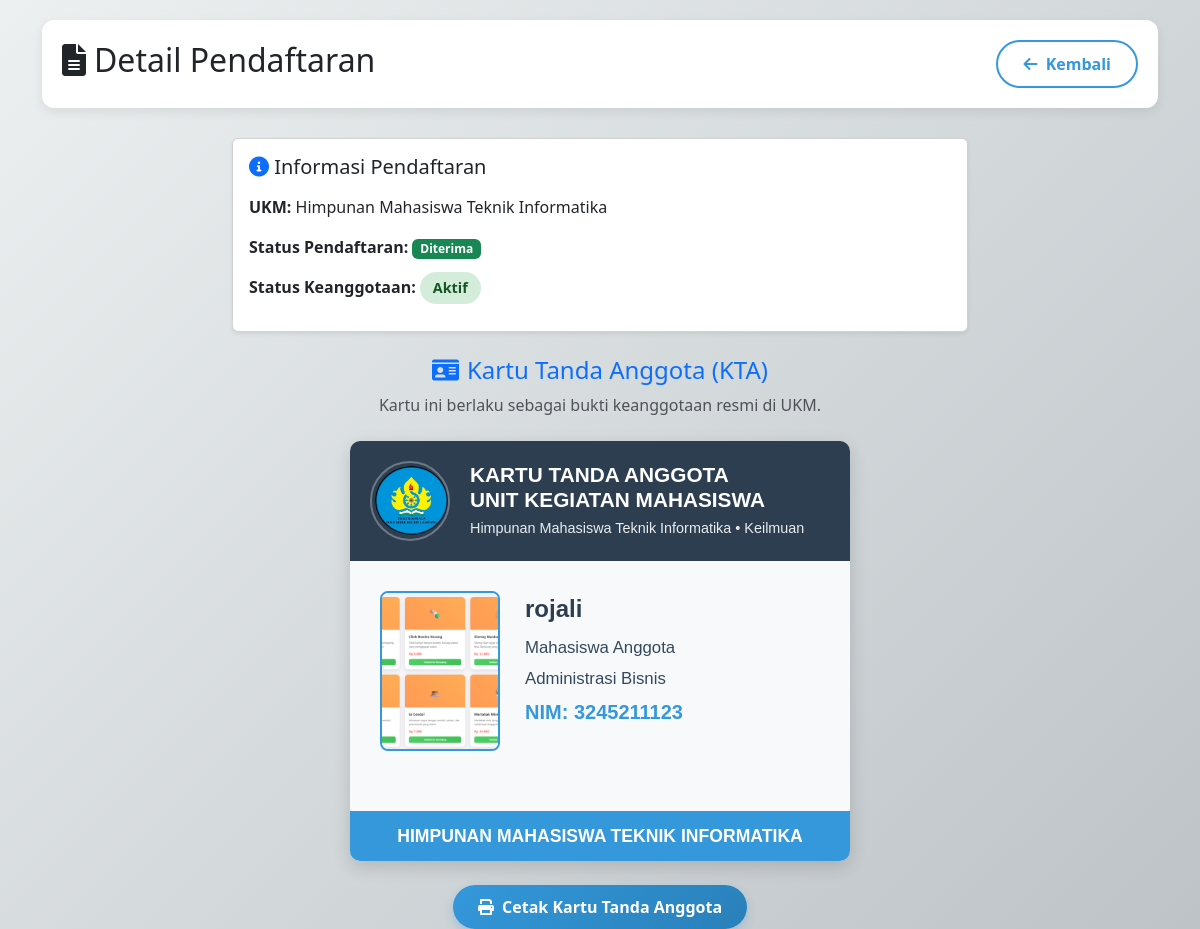
/mahasiswa/detail_pendaftaran.php?id=1 (signed in), run on the app's committed database.
### tables this page shows
CREATE TABLE `pendaftaran` (
  `id` int(11) NOT NULL,
  `mahasiswa_id` int(11) DEFAULT NULL,
  `ukm_id` int(11) DEFAULT NULL,
  `tanggal_daftar` timestamp NOT NULL DEFAULT current_timestamp(),
  `alasan_bergabung` text DEFAULT NULL,
  `pengalaman_organisasi` text DEFAULT NULL,
  `status` enum('pending','diterima','ditolak') DEFAULT 'pending',
  `diproses_oleh` int(11) DEFAULT NULL,
  `tanggal_diproses` datetime DEFAULT NULL,
  `catatan_admin` text DEFAULT NULL,
  `created_at` timestamp NOT NULL DEFAULT current_timestamp(),
  `status_keanggotaan` enum('aktif','tidak_aktif','cuti','dikeluarkan') NOT NULL DEFAULT 'aktif',
  `kta_number` varchar(50) DEFAULT NULL
);

CREATE TABLE `ukm` (
  `id` int(11) NOT NULL,
  `nama_ukm` varchar(100) NOT NULL,
  `deskripsi` text DEFAULT NULL,
  `tahun_berdiri` date DEFAULT NULL,
  `kategori_id` int(11) DEFAULT NULL,
  `logo` varchar(255) DEFAULT NULL,
  `ketua_umum` varchar(100) DEFAULT NULL,
  `email` varchar(100) DEFAULT NULL,
  `no_telepon` varchar(20) DEFAULT NULL,
  `alamat_sekretariat` text DEFAULT NULL,
  `visi` text DEFAULT NULL,
  `misi` text DEFAULT NULL,
  `program_kerja` text DEFAULT NULL,
  `syarat_pendaftaran` text DEFAULT NULL,
  `status` enum('aktif','nonaktif') DEFAULT 'aktif',
  `max_anggota` int(11) DEFAULT 100,
  `biaya_pendaftaran` decimal(10,2) DEFAULT 0.00,
  `created_at` timestamp NOT NULL DEFAULT current_timestamp(),
  `updated_at` datetime DEFAULT NULL,
  `kontak` varchar(50) DEFAULT NULL,
  `admin_id` int(11) NOT NULL
);

CREATE TABLE `kategori_ukm` (
  `id` int(11) NOT NULL,
  `nama_kategori` varchar(100) NOT NULL,
  `deskripsi` text DEFAULT NULL,
  `created_at` timestamp NOT NULL DEFAULT current_timestamp()
);

CREATE TABLE `mahasiswa` (
  `id` int(11) NOT NULL,
  `nim` varchar(20) NOT NULL,
  `nama` varchar(100) NOT NULL,
  `email` varchar(100) NOT NULL,
  `no_telepon` varchar(20) DEFAULT NULL,
  `jurusan` varchar(100) DEFAULT NULL,
  `angkatan` year(4) DEFAULT NULL,
  `alamat` text DEFAULT NULL,
  `foto` varchar(255) DEFAULT NULL,
  `password` varchar(255) NOT NULL,
  `created_at` timestamp NOT NULL DEFAULT current_timestamp(),
  `status_akun` enum('aktif','nonaktif') DEFAULT 'aktif',
  `ukm_id` int(11) DEFAULT NULL,
  `status_ukm` enum('menunggu','diterima','ditolak') DEFAULT 'menunggu'
);

### mahasiswa/detail_pendaftaran.php (the view, shortened to what this page needs)
<?php
$database = new Database();
$db = $database->getConnection();
$mahasiswa_id = $_SESSION['user_id'];
$pendaftaran_id = $_GET['id'] ?? 0;
$stmt = $db->prepare("
    SELECT
        p.id, p.status, p.status_keanggotaan,
        m.nama AS nama_mahasiswa,
        m.nim,
        m.jurusan,
        m.foto AS foto_mahasiswa,
        u.nama_ukm,
        u.logo AS logo_ukm,
        k.nama_kategori
    FROM pendaftaran p
    JOIN mahasiswa m ON p.mahasiswa_id = m.id
    JOIN ukm u ON p.ukm_id = u.id
    LEFT JOIN kategori_ukm k ON u.kategori_id = k.id
    WHERE p.id = ? AND p.mahasiswa_id = ?
");
$stmt->execute([$pendaftaran_id, $mahasiswa_id]);
$data = $stmt->fetch(PDO::FETCH_ASSOC);
?>
<!DOCTYPE html>
<html lang="id">
<head>
    <link href="https://cdn.jsdelivr.net/npm/bootstrap@5.3.0/dist/css/bootstrap.min.css" rel="stylesheet">
    <link href="https://cdnjs.cloudflare.com/ajax/libs/font-awesome/6.0.0/css/all.min.css" rel="stylesheet">
</head>
<body>
    <div class="container">
        <div class="page-header d-flex justify-content-between align-items-center">
            <h2><i class="fas fa-file-alt me-2"></i>Detail Pendaftaran</h2>
            <a href="dashboard.php" class="btn btn-back">
                <i class="fas fa-arrow-left me-1"></i> Kembali
            </a>
        </div>
        <div class="row justify-content-center">
            <div class="col-lg-8">
                <div class="card shadow-sm mb-4">
                    <div class="card-body">
                        <h5 class="mb-3"><i class="fas fa-info-circle text-primary"></i> Informasi Pendaftaran</h5>
                        <p><strong>UKM:</strong> <?= htmlspecialchars($data['nama_ukm']) ?></p>
                        <p><strong>Status Pendaftaran:</strong>
                            <span class="badge bg-<?= ($data['status'] === 'diterima') ? 'success' : (($data['status'] === 'ditolak') ? 'danger' : 'warning') ?>">
                                <?= ucfirst(htmlspecialchars($data['status'])) ?>
                            </span>
                        </p>
                        <?php if ($data['status'] === 'diterima'): ?>
                            <p><strong>Status Keanggotaan:</strong>
                                <span class="status-badge <?=
                                    ($data['status_keanggotaan'] === 'aktif') ? 'status-aktif' :
                                    (($data['status_keanggotaan'] === 'cuti') ? 'status-cuti' : 'status-dikeluarkan')
                                ?>">
                                    <?= ucfirst(htmlspecialchars($data['status_keanggotaan'])) ?>
                                </span>
                            </p>
                        <?php endif; ?>
                    </div>
                </div>
                <?php if ($data['status'] === 'diterima'): ?>
                    <div class="text-center mb-4">
                        <h4 class="text-primary"><i class="fas fa-id-card me-2"></i>Kartu Tanda Anggota (KTA)</h4>
                        <p class="text-muted">Kartu ini berlaku sebagai bukti keanggotaan resmi di UKM.</p>
                    </div>
                    <div class="kta-card">
                        <div class="kta-header">
                            <div class="kta-logo-ukm">
                                <?php if (!empty($data['logo_ukm'])): ?>
                                    <img src="../uploads/<?= htmlspecialchars($data['logo_ukm']) ?>" alt="Logo UKM">
                                <?php else: ?>
                                    <div style="background:#34495e;height:100%;display:flex;align-items:center;justify-content:center;color:white;">
                                        <i class="fas fa-graduation-cap fa-2x"></i>
                                    </div>
                                <?php endif; ?>
                            </div>
                            <div class="kta-ukm-info">
                                <h4>KARTU TANDA ANGGOTA<br>UNIT KEGIATAN MAHASISWA</h4>
                                <p><?= htmlspecialchars($data['nama_ukm']) ?> • <?= htmlspecialchars($data['nama_kategori'] ?? 'UKM') ?></p>
                            </div>
                        </div>
                        <div class="kta-body">
                            <?php if (!empty($data['foto_mahasiswa'])): ?>
                                <div class="kta-photo">
                                    <img src="../uploads/<?= htmlspecialchars($data['foto_mahasiswa']) ?>" alt="Foto Mahasiswa">
                                </div>
                            <?php endif; ?>
                            <div class="kta-info">
                                <div class="kta-name"><?= htmlspecialchars($data['nama_mahasiswa']) ?></div>
                                <div class="kta-role">Mahasiswa Anggota</div>
                                <div class="kta-role"><?= htmlspecialchars($data['jurusan']) ?></div>
                                <div class="kta-nim">NIM: <?= htmlspecialchars($data['nim']) ?></div>
                            </div>
                        </div>
                        <div class="kta-footer">
                            <?= strtoupper(htmlspecialchars($data['nama_ukm'])) ?>
                        </div>
                    </div>
                    <div class="text-center mt-4">
                        <button onclick="printKTA()" class="btn btn-blue">
                            <i class="fas fa-print me-1"></i> Cetak Kartu Tanda Anggota
                        </button>
                    </div>
                <?php endif; ?>
            </div>
        </div>
    </div>
</body>
</html>

### mahasiswa/detail_pendaftaran.php (style rules this page uses)
body { background: linear-gradient(135deg, #ecf0f1, #bdc3c7); font-family: 'Segoe UI', Tahoma, Geneva, Verdana, sans-serif; padding-top: 20px; min-height: 100vh; }
.page-header { background: white; border-radius: 12px; padding: 20px; margin-bottom: 30px; box-shadow: 0 4px 12px rgba(0,0,0,0.08); }
.kta-card { width: 500px; margin: 0 auto; position: relative; overflow: hidden; box-shadow: 0 6px 18px rgba(0,0,0,0.15); background: white; font-family: Arial, sans-serif; border-radius: 10px; }
.kta-header { background: #2c3e50; color: white; padding: 20px; position: relative; display: flex; align-items: center; gap: 20px; }
.kta-logo-ukm { width: 80px; height: 80px; border-radius: 50%; overflow: hidden; border: 2px solid rgba(255,255,255,0.3); }
.kta-logo-ukm img { width: 100%; height: 100%; object-fit: cover; }
.kta-ukm-info h4 { margin: 0; font-weight: bold; font-size: 1.3rem; }
.kta-ukm-info p { margin: 5px 0 0; opacity: 0.9; font-size: 0.9rem; }
.kta-body { padding: 30px; position: relative; background: #f8f9fa; min-height: 250px; }
.kta-photo { width: 120px; height: 160px; border: 2px solid #3498db; overflow: hidden; float: left; margin-right: 25px; background: #ecf0f1; border-radius: 8px; }
.kta-photo img { width: 100%; height: 100%; object-fit: cover; }
.kta-info { margin-left: 145px; }
.kta-name { font-size: 1.5rem; font-weight: bold; color: #2c3e50; margin: 0 0 8px; }
.kta-role { font-size: 1.05rem; color: #34495e; margin: 0 0 6px; }
.kta-nim { font-size: 1.25rem; font-weight: bold; color: #3498db; margin: 0; }
.kta-footer { background: #3498db; padding: 12px 20px; text-align: center; font-weight: bold; color: white; font-size: 1.1rem; }
.btn-blue { background: linear-gradient(135deg, #3498db, #2980b9); color: white; border: none; border-radius: 30px; padding: 10px 25px; font-weight: 600; box-shadow: 0 4px 10px rgba(52, 152, 219, 0.3); transition: all 0.3s ease; }
.btn-back { background: transparent; color: #3498db; border: 2px solid #3498db; border-radius: 30px; padding: 10px 25px; font-weight: 600; transition: all 0.3s ease; }
.status-badge { padding: 0.4rem 0.8rem; border-radius: 20px; font-weight: 600; font-size: 0.9rem; }
.status-aktif { background: #d4edda; color: #155724; }

### data on the page
pendaftaran: ukm.nama_ukm "Himpunan Mahasiswa Teknik Informatika", status "Diterima", status_keanggotaan "Aktif", ukm.logo (picture), kategori_ukm.nama_kategori "Keilmuan", mahasiswa.foto (picture), mahasiswa.nama "rojali", mahasiswa.jurusan "Administrasi Bisnis", mahasiswa.nim "3245211123", ukm.nama_ukm "HIMPUNAN MAHASISWA TEKNIK INFORMATIKA"
